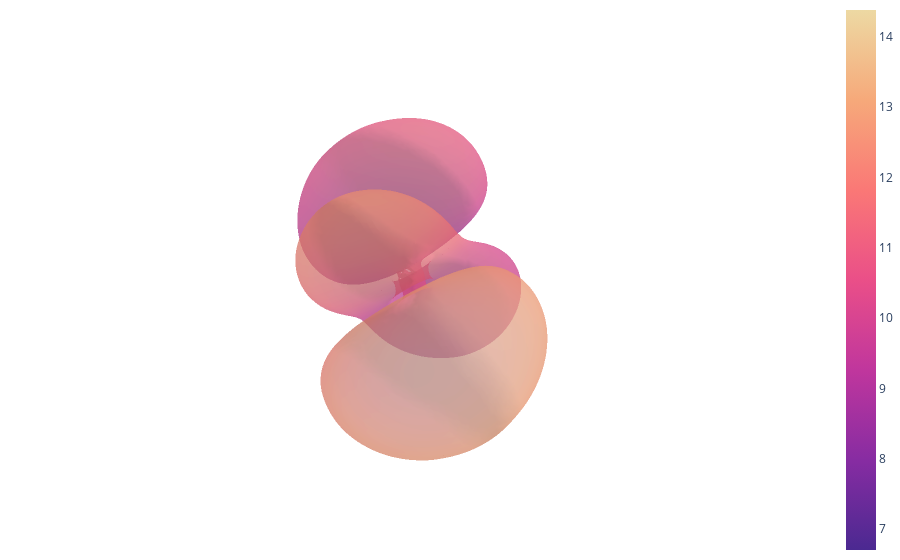

The notebook cell saved with this chart:
### Code cell
fig = go.Figure(data=[go.Mesh3d(x=verts[:, 0], y=verts[:, 1], z=verts[:, 2],
                                
                                i=faces[:, 0], j=faces[:, 1], k=faces[:, 2],
                                intensity=intensity,
                                colorscale='Agsunset',
                                opacity=0.5)])

fig.update_layout(scene=dict(xaxis=dict(visible=False),
                            yaxis=dict(visible=False),
                            zaxis=dict(visible=False)),
                            margin=dict(l=0, r=0, b=0, t=0))
fig.show()

### Figure 1 — Plotly figure (JSON) as saved in the notebook; plotly's stock layout.template omitted (floating-point values rounded to 4 significant figures; data arrays with more than 128 entries replaced by an {"elided": "..."} marker saying what was removed)
{"data": [{"colorscale": [[0, "rgb(75, 41, 145)"], [0.1667, "rgb(135, 44, 162)"], [0.3333, "rgb(192, 54, 157)"], [0.5, "rgb(234, 79, 136)"], [0.6667, "rgb(250, 120, 118)"], [0.8333, "rgb(246, 169, 122)"], [1, "rgb(237, 217, 163)"]], "i": {"elided": "66710 int values"}, "intensity": {"elided": "33351 float values"}, "j": {"elided": "66710 int values"}, "k": {"elided": "66710 int values"}, "opacity": 0.5, "type": "mesh3d", "x": {"elided": "33351 float values"}, "y": {"elided": "33351 float values"}, "z": {"elided": "33351 float values"}}], "layout": {"margin": {"b": 0, "l": 0, "r": 0, "t": 0}, "scene": {"xaxis": {"visible": false}, "yaxis": {"visible": false}, "zaxis": {"visible": false}}}}
